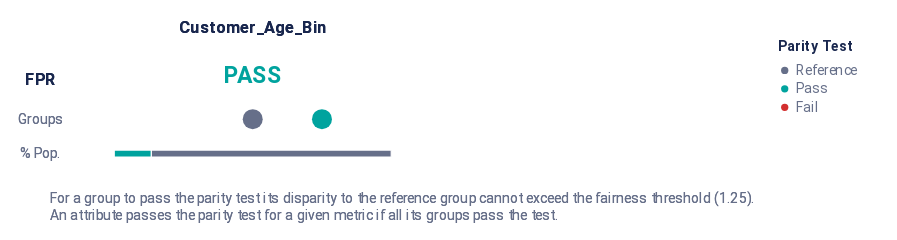

This figure's notebook cell:
### Code cell
g = Group()
disparities_fixed = g.calculate_disparities(audit_df, "score", "label", [fairness_column], {fairness_column: reference_group})

summary(disparities_fixed, [fairness_metric])

### Figure 1 — Vega-Lite specification as saved in the notebook (floating-point values rounded to 4 significant figures)
{"config": {"view": {"continuousWidth": 400, "continuousHeight": 300, "strokeWidth": 0}, "legend": {"labelColor": "rgb(102, 111, 137)", "labelFont": "Roboto, Arial, sans-serif", "labelFontSize": 12, "rowPadding": 4, "symbolSize": 40, "titleBaseline": "top", "titleColor": "rgb(25, 39, 78)", "titleFont": "Roboto, Arial, sans-serif", "titleFontSize": 12, "titleFontWeight": "bold", "titlePadding": 8}}, "vconcat": [{"hconcat": [{"vconcat": [{"mark": {"type": "text", "align": "center", "baseline": "middle", "color": "rgb(25, 39, 78)", "font": "Roboto, Arial, sans-serif", "fontWeight": "bold", "size": 14}, "encoding": {"text": {"value": ""}}, "height": 19.5, "width": 32.0}, {"layer": [{"mark": {"type": "text", "align": "center", "baseline": "middle", "color": "rgb(25, 39, 78)", "font": "Roboto, Arial, sans-serif", "fontWeight": "bold", "size": 14}, "encoding": {"text": {"value": "FPR"}, "y": {"axis": {"domain": false, "grid": false, "labels": false, "ticks": false, "title": null}, "field": "y_position", "scale": {"domain": [3, 1]}, "type": "quantitative"}}, "transform": [{"calculate": "1.2", "as": "y_position"}]}, {"mark": {"type": "text", "align": "center", "baseline": "middle", "color": "rgb(102, 111, 137)", "font": "Roboto, Arial, sans-serif", "size": 12}, "encoding": {"text": {"value": "Groups"}, "y": {"axis": {"domain": false, "grid": false, "labels": false, "ticks": false, "title": null}, "field": "y_position", "scale": {"domain": [3, 1]}, "type": "quantitative"}}, "transform": [{"calculate": "2", "as": "y_position"}]}, {"mark": {"type": "text", "align": "center", "baseline": "middle", "color": "rgb(102, 111, 137)", "font": "Roboto, Arial, sans-serif", "size": 12}, "encoding": {"text": {"value": "% Pop."}, "y": {"axis": {"domain": false, "grid": false, "labels": false, "ticks": false, "title": null}, "field": "y_position", "scale": {"domain": [3, 1]}, "type": "quantitative"}}, "transform": [{"calculate": "2.7", "as": "y_position"}]}], "height": 84.5, "width": 32.0}], "bounds": "flush", "data": {"name": "data-79dd248bdaa0ea02c535240e8ad022c8"}, "spacing": 26.0}, {"hconcat": [{"vconcat": [{"data": {"name": "data-79dd248bdaa0ea02c535240e8ad022c8"}, "mark": {"type": "text", "align": "center", "baseline": "middle", "color": "rgb(25, 39, 78)", "font": "Roboto, Arial, sans-serif", "fontWeight": "bold", "size": 14}, "encoding": {"text": {"value": "Customer_Age_Bin"}}, "height": 19.5, "width": 240.0}, {"layer": [{"data": {"name": "data-126d4ae515fac080ab56453e43289c66"}, "mark": {"type": "text", "align": "center", "baseline": "middle", "font": "Roboto, Arial, sans-serif", "fontWeight": "bold", "size": 20}, "encoding": {"color": {"field": "parity_result", "legend": {"offset": 0, "padding": 20, "title": "Parity Test"}, "scale": {"domain": ["Reference", "Pass", "Fail"], "range": ["rgb(102, 111, 137)", "rgb(0, 163, 158)", "rgb(211, 47, 47)"]}, "type": "ordinal"}, "text": {"value": "PASS"}, "y": {"axis": {"domain": false, "grid": false, "labels": false, "ticks": false, "title": null}, "field": "y_position", "scale": {"domain": [3, 1]}, "type": "quantitative"}}, "transform": [{"calculate": "1", "as": "y_position"}]}, {"data": {"name": "data-87e19190d7e3a4f7eba06ad8eb87b4fa"}, "mark": {"type": "bar", "size": 6, "stroke": "white"}, "encoding": {"color": {"field": "fpr_parity_result", "legend": null, "scale": {"domain": ["Reference", "Pass", "Fail"], "range": ["rgb(102, 111, 137)", "rgb(0, 163, 158)", "rgb(211, 47, 47)"]}, "type": "ordinal"}, "tooltip": [{"field": "fpr_parity_result", "title": "Parity", "type": "nominal"}, {"field": "tooltip_group_size", "title": "Size", "type": "nominal"}, {"field": "tooltip_groups_name_size", "title": "Groups", "type": "nominal"}], "x": {"aggregate": "sum", "axis": {"domain": false, "grid": false, "labels": false, "ticks": false, "title": null}, "field": "group_size", "stack": "normalize", "type": "quantitative"}, "y": {"axis": {"domain": false, "grid": false, "labels": false, "ticks": false, "title": null}, "field": "y_position", "scale": {"domain": [3, 1]}, "type": "quantitative"}}, "transform": [{"calculate": "2.8", "as": "y_position"}]}, {"data": {"name": "data-a57f630b14d7b206ad3569dbe0bc8519"}, "mark": {"type": "circle", "opacity": 1}, "encoding": {"color": {"field": "fpr_parity_result", "legend": null, "scale": {"domain": ["Reference", "Pass", "Fail"], "range": ["rgb(102, 111, 137)", "rgb(0, 163, 158)", "rgb(211, 47, 47)"]}, "type": "ordinal"}, "size": {"value": 300}, "tooltip": [{"field": "attribute_value", "title": "Group", "type": "nominal"}, {"field": "tooltip_group_size", "title": "Group Size", "type": "nominal"}, {"field": "tooltip_parity_test_explanation_fpr", "title": "Parity Test", "type": "nominal"}, {"field": "tooltip_disparity_explanation_fpr", "title": "Disparity", "type": "nominal"}, {"field": "fpr", "format": ".2f", "title": "FPR", "type": "quantitative"}], "x": {"axis": {"domain": false, "grid": false, "labels": false, "ticks": false, "title": null}, "field": "fpr_disparity_rank", "scale": {"domain": [-2, 2], "nice": false}, "type": "quantitative"}, "y": {"axis": {"domain": false, "grid": false, "labels": false, "ticks": false, "title": null}, "field": "y_position", "scale": {"domain": [3, 1]}, "type": "quantitative"}}, "transform": [{"calculate": "2", "as": "y_position"}]}], "height": 84.5, "resolve": {"scale": {"x": "independent"}}, "width": 240.0}], "bounds": "flush", "spacing": 26.0}], "bounds": "flush", "spacing": 288.0}], "bounds": "flush", "spacing": 80.0}, {"layer": [{"mark": {"type": "text", "align": "left", "baseline": "top", "fill": "rgb(102, 111, 137)", "font": "Roboto, Arial, sans-serif", "fontSize": 12, "fontWeight": "normal"}, "encoding": {"text": {"value": "For a group to pass the parity test its disparity to the reference group cannot exceed the fairness threshold (1.25)."}, "x": {"value": 24.0}, "y": {"value": 0}}}, {"mark": {"type": "text", "align": "left", "baseline": "top", "fill": "rgb(102, 111, 137)", "font": "Roboto, Arial, sans-serif", "fontSize": 12, "fontWeight": "normal"}, "encoding": {"text": {"value": "An attribute passes the parity test for a given metric if all its groups pass the test."}, "x": {"value": 24.0}, "y": {"value": 15.0}}}], "data": {"name": "data-79dd248bdaa0ea02c535240e8ad022c8"}}], "padding": 15, "usermeta": {"embedOptions": {"scaleFactor": 5, "downloadFileName": "summary_chart"}}, "$schema": "https://vega.github.io/schema/vega-lite/v4.17.0.json", "datasets": {"data-79dd248bdaa0ea02c535240e8ad022c8": [{"a": 1, "b": 0}, {"a": 1, "b": 0}], "data-126d4ae515fac080ab56453e43289c66": [{"parity_result": "Pass"}], "data-87e19190d7e3a4f7eba06ad8eb87b4fa": [{"fpr_parity_result": "Pass", "attribute_name": "customer_age_bin", "total_entities": 15000, "group_size": 2010, "tooltip_groups_name_size": "1 (2,010)", "tooltip_group_size": "2,010 (13.40%)"}, {"fpr_parity_result": "Reference", "attribute_name": "customer_age_bin", "total_entities": 15000, "group_size": 12990, "tooltip_groups_name_size": "0 (12,990)", "tooltip_group_size": "12,990 (86.60%)"}], "data-a57f630b14d7b206ad3569dbe0bc8519": [{"attribute_name": "customer_age_bin", "attribute_value": "0", "group_size": 12990, "total_entities": 15000, "ref_group_value": "0", "fpr": 0.06029, "fpr_disparity": 1.0, "fpr_disparity_scaled": 0.0, "fpr_parity_result": "Reference", "tooltip_parity_test_explanation_fpr": "Reference group", "tooltip_disparity_explanation_fpr": "Reference group", "tooltip_group_size": "12,990 (86.60%)", "fpr_disparity_rank": 0.0, "group_size_formatted": "12,990", "tooltip_groups_name_size": "0 (12,990)"}, {"attribute_name": "customer_age_bin", "attribute_value": "1", "group_size": 2010, "total_entities": 15000, "ref_group_value": "0", "fpr": 0.06269, "fpr_disparity": 1.04, "fpr_disparity_scaled": 0.03982, "fpr_parity_result": "Pass", "tooltip_parity_test_explanation_fpr": "Pass. Below fairness threshold of 1.25", "tooltip_disparity_explanation_fpr": "1.04 times larger FPR than the reference group", "tooltip_group_size": "2,010 (13.40%)", "fpr_disparity_rank": 1.0, "group_size_formatted": "2,010", "tooltip_groups_name_size": "1 (2,010)"}]}}
